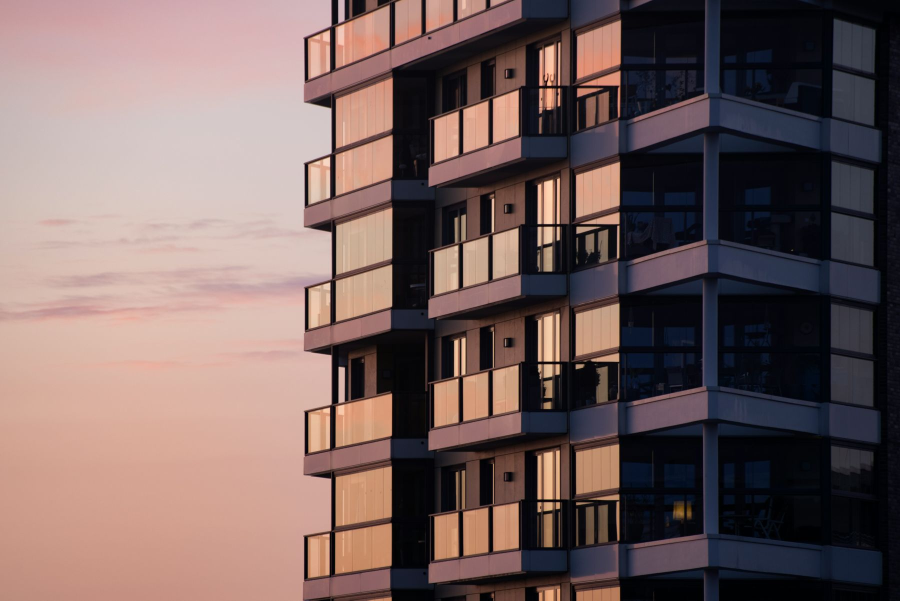
#> input picture backend/app/modules/creative/assets/photos/glass-dusk.jpg, 1800 x 1201 px (shown at 1/2 size)
$ python -i ranking.py   (imports and definitions only)   (older library calls are emulated)
#> lines starting #> are read from the running program, lines starting #| are printed output that depends on the picture; after the words box and inside, x2 and y2 are one past the last pixel; in counts of white or black regions, pixels touching at a corner belong together
### backend/app/modules/photoquality/analysis.py
"""Photo quality analysis with OpenCV/numpy only: exposure, blur, size, tilt, noise and 'mostly sky or floor'.

    q = analyze(img)            # img: BGR uint8 ndarray, a PIL image, or a path
    q["score"], q["issues"], q["tips"]

Everything is measured on a copy downscaled to ANALYSIS_SIDE so a phone photo takes a few tens of milliseconds on a CPU.
The result is advice for the agent; it never changes the photo.
"""
from __future__ import annotations

import math
from pathlib import Path
from typing import Any, Dict, List, Optional, Tuple, Union

import cv2
import numpy as np
from PIL import Image, ImageOps

ANALYSIS_SIDE = 640          # long side used for every measurement
SMALL_LONG_SIDE = 800        # below this the photo looks soft on a phone screen and in cards
SMALL_SHORT_SIDE = 500

DARK_MEAN, DARK_P90 = 80.0, 150.0
BRIGHT_MEAN, BRIGHT_CLIP = 195.0, 0.22
BLUR_VAR = 50.0              # Laplacian variance (at ANALYSIS_SIDE) below this is soft
TILT_MIN, TILT_MAX = 1.2, 12.0   # degrees; beyond TILT_MAX the lines are perspective, not a tilted phone
NOISE_SIGMA = 3.0            # flat-area noise estimate at 1:1 (reads ~2/3 of the true sigma) above this is grainy
FLAT_BAND = 0.55             # a top or bottom band this tall with almost no detail = mostly sky or floor

ISSUES = ("dark", "bright", "blurry", "small", "tilted", "noisy", "mostly_sky_or_floor")
TIPS = {
    "dark": "Take it again with the lights on, or by day near a window.",
    "bright": "Too bright: avoid pointing at a window or the sun.",
    "blurry": "Blurry: hold the phone still and tap to focus.",
    "small": "Small photo: send the original from the camera, not a forwarded copy.",
    "tilted": "Hold the phone straight so walls look upright.",
    "noisy": "Grainy: more light helps more than zoom.",
    "mostly_sky_or_floor": "Point the camera at the room, not the floor or the sky.",
}
PENALTY = {"dark": 26, "bright": 20, "blurry": 30, "small": 18, "tilted": 12, "noisy": 10, "mostly_sky_or_floor": 16}

ImageLike = Union[np.ndarray, Image.Image, str, Path]


def load_bgr(src: ImageLike) -> np.ndarray:
    """BGR uint8 array from an array, a PIL image or a file (EXIF orientation applied)."""
    if isinstance(src, np.ndarray):
        img = src
        if img.ndim == 2:
            img = cv2.cvtColor(img, cv2.COLOR_GRAY2BGR)
        elif img.shape[2] == 4:
            img = cv2.cvtColor(img, cv2.COLOR_BGRA2BGR)
        return np.ascontiguousarray(img.astype(np.uint8, copy=False))
    if isinstance(src, (str, Path)):
        with Image.open(src) as im:
            return load_bgr(ImageOps.exif_transpose(im))
    im = src.convert("RGB")
    return cv2.cvtColor(np.asarray(im), cv2.COLOR_RGB2BGR)


def downscale(img: np.ndarray, side: int = ANALYSIS_SIDE) -> np.ndarray:
    h, w = img.shape[:2]
    s = side / max(h, w)
    if s >= 1:
        return img
    return cv2.resize(img, (max(1, round(w * s)), max(1, round(h * s))), interpolation=cv2.INTER_AREA)


# ---- single measurements ----------------------------------------------------------------------------
def exposure(gray: np.ndarray) -> Dict[str, float]:
    g = gray.astype(np.float32)
    return {"mean": float(g.mean()), "p10": float(np.percentile(g, 10)), "p90": float(np.percentile(g, 90)),
            "clip_hi": float((gray >= 250).mean()), "clip_lo": float((gray <= 5).mean())}


def sharpness(gray: np.ndarray) -> float:
    """Variance of the Laplacian at ANALYSIS_SIDE. Sharp room photos measure 200-1300; a soft one is below ~50."""
    return float(cv2.Laplacian(gray, cv2.CV_32F, ksize=1).var())


def centre_crop_gray(img: np.ndarray, side: int = 900) -> np.ndarray:
    """A full-resolution centre crop (noise disappears when a photo is downscaled, so it is measured at 1:1)."""
    h, w = img.shape[:2]
    s = min(h, w, side)
    y, x = (h - s) // 2, (w - s) // 2
    return cv2.cvtColor(img[y:y + s, x:x + s], cv2.COLOR_BGR2GRAY)


def noise_sigma(gray: np.ndarray) -> float:
    """Immerkaer's fast noise estimate restricted to flat areas (low gradient), where texture cannot pass for grain."""
    g = gray.astype(np.float32)
    k = np.array([[1, -2, 1], [-2, 4, -2], [1, -2, 1]], np.float32)
    r = np.abs(cv2.filter2D(g, -1, k))[1:-1, 1:-1]
    gx = cv2.Sobel(g, cv2.CV_32F, 1, 0, ksize=3)
    gy = cv2.Sobel(g, cv2.CV_32F, 0, 1, ksize=3)
    mag = cv2.GaussianBlur(np.hypot(gx, gy), (0, 0), 2)[1:-1, 1:-1]
    flat = mag < np.percentile(mag, 30)
    # shadows clip to black, highlights to white: neither shows grain, so leave them out
    mid = (g[1:-1, 1:-1] > 12) & (g[1:-1, 1:-1] < 243)
    sel = r[flat & mid]
    if sel.size < 500:
        return 0.0
    return float(math.sqrt(math.pi / 2) * sel.mean() / 6.0)


def tilt_angle(gray: np.ndarray) -> Tuple[float, int]:
    """Roll of the camera in degrees (+ means the scene leans clockwise, so rotate counter-clockwise to fix) from the
    near-vertical lines (walls, door frames, window edges): length-weighted median. Returns (angle, line count)."""
    edges = cv2.Canny(cv2.GaussianBlur(gray, (3, 3), 0), 60, 160)
    h, w = gray.shape
    lines = cv2.HoughLinesP(edges, 1, np.pi / 360, threshold=40, minLineLength=max(30, int(0.12 * min(h, w))), maxLineGap=6)
    if lines is None:
        return 0.0, 0
    angs, wts, xs = [], [], []
    for x1, y1, x2, y2 in np.asarray(lines).reshape(-1, 4):
        dx, dy = float(x2 - x1), float(y2 - y1)
        length = math.hypot(dx, dy)
        if dy == 0:
            continue
        # deviation of the segment from vertical, in degrees, signed
        a = math.degrees(math.atan2(dx, dy))
        if a > 90:
            a -= 180
        elif a < -90:
            a += 180
        if abs(a) <= TILT_MAX:
            angs.append(a)
            wts.append(length)
            xs.append((x1 + x2) / 2)
    if len(angs) < 3:
        return 0.0, len(angs)
    whole = _wmedian(angs, wts)
    # Converging verticals (a tall building shot from below, a room shot looking down) lean in opposite directions on
    # the two sides of the frame: that is perspective, not a rolled phone. The roll is the mean of the two sides.
    left = [(a, wt) for a, wt, x in zip(angs, wts, xs) if x < w / 2]
    right = [(a, wt) for a, wt, x in zip(angs, wts, xs) if x >= w / 2]
    if len(left) >= 2 and len(right) >= 2:
        l, r = _wmedian(*zip(*left)), _wmedian(*zip(*right))
        if l * r < 0 and min(abs(l), abs(r)) >= 1.0:
            return (l + r) / 2, len(angs)
    return whole, len(angs)


def _wmedian(vals, wts) -> float:
    order = np.argsort(vals)
    a = np.asarray(vals, np.float64)[order]
    wt = np.asarray(wts, np.float64)[order]
    cum = np.cumsum(wt)
    return float(a[min(len(a) - 1, np.searchsorted(cum, cum[-1] / 2))])


def flat_bands(gray: np.ndarray) -> Tuple[float, float]:
    """Fraction of the height, from the top and from the bottom, made of rows with almost no detail (sky, bare floor)."""
    g = cv2.GaussianBlur(gray, (0, 0), 1.0).astype(np.float32)
    gy = np.abs(cv2.Sobel(g, cv2.CV_32F, 1, 1, ksize=3))
    rows = gy.mean(axis=1)
    std_rows = g.std(axis=1)
    flat = (rows < 2.0) & (std_rows < 14)
    n = len(flat)

    def run(seq) -> int:
        c = miss = 0
        for i, f in enumerate(seq):
            if f:
                c, miss = i + 1, 0
            else:
                miss += 1
                if miss > max(2, n // 40):
                    break
        return c

    return run(flat) / n, run(flat[::-1]) / n


# ---- the analysis -----------------------------------------------------------------------------------
def analyze(src: ImageLike, original_size: Optional[Tuple[int, int]] = None) -> Dict[str, Any]:
    """{score 0-100, issues [..], tips [..], metrics {..}, width, height}. `original_size` (w, h) overrides the size check
    when `src` is already a downscaled copy."""
    img = load_bgr(src)
    h0, w0 = img.shape[:2]
    w, h = original_size or (w0, h0)
    small = downscale(img)
    gray = cv2.cvtColor(small, cv2.COLOR_BGR2GRAY)
    exp = exposure(gray)
    sharp = sharpness(gray)
    noise = noise_sigma(centre_crop_gray(img))
    tilt, nlines = tilt_angle(gray)
    top, bottom = flat_bands(gray)

    issues: List[str] = []
    sev: Dict[str, float] = {}
    if exp["mean"] < DARK_MEAN and exp["p90"] < DARK_P90 + 40:
        issues.append("dark")
        sev["dark"] = min(1.0, (DARK_MEAN - exp["mean"]) / 50 + 0.4)
    elif exp["mean"] > BRIGHT_MEAN or exp["clip_hi"] > BRIGHT_CLIP:
        issues.append("bright")
        sev["bright"] = min(1.0, max((exp["mean"] - BRIGHT_MEAN) / 40, (exp["clip_hi"] - BRIGHT_CLIP) / 0.3) + 0.4)
    if sharp < BLUR_VAR:
        issues.append("blurry")
        sev["blurry"] = min(1.0, (BLUR_VAR - sharp) / BLUR_VAR + 0.3)
    if max(w, h) < SMALL_LONG_SIDE or min(w, h) < SMALL_SHORT_SIDE:
        issues.append("small")
        sev["small"] = 1.0 if max(w, h) < 480 else 0.6
    if TILT_MIN <= abs(tilt) <= TILT_MAX and nlines >= 4:
        issues.append("tilted")
        sev["tilted"] = min(1.0, abs(tilt) / 4)
    if noise > NOISE_SIGMA:
        issues.append("noisy")
        sev["noisy"] = min(1.0, (noise - NOISE_SIGMA) / 4 + 0.4)
    if max(top, bottom) >= FLAT_BAND:
        issues.append("mostly_sky_or_floor")
        sev["mostly_sky_or_floor"] = 1.0

    score = 100.0 - sum(PENALTY[i] * sev[i] for i in issues)
    score = int(round(max(0.0, min(100.0, score))))
    return {"score": score, "issues": issues, "tips": [TIPS[i] for i in issues][:3], "width": int(w), "height": int(h),
            "metrics": {"brightness": round(exp["mean"], 1), "p90": round(exp["p90"], 1), "clip_hi": round(exp["clip_hi"], 3),
                        "sharpness": round(sharp, 1), "noise": round(noise, 2), "tilt": round(tilt, 2), "tilt_lines": nlines,
                        "flat_top": round(top, 2), "flat_bottom": round(bottom, 2)}}


# [6 lines left out: function label, not called in this run]

### backend/app/modules/photoquality/ranking.py
"""Which listing photos to use, and in what order: pixel checks only (no AI, no paid service).

    rank_photos(paths, min_keep=2)   # duplicates dropped, weak photos dropped or moved back, the hero first
    pick_hero(paths)                 # the photo for the reel's first scene and the cover card

Rules, in order:
1. Near-identical photos (the same shot twice, a re-sent copy, a burst) form a duplicate group: a perceptual hash (dHash)
   within DUP_BITS bits AND a similar colour thumbnail. The best-scoring photo of a group is kept, at the place of the
   group's first photo.
2. A photo with a serious issue (SERIOUS: blurry, dark, mostly sky or floor, small) is left out. Weak photos and then
   duplicates come back, best first and at the end, only when fewer than `min_keep` photos would remain.
3. Otherwise the agent's upload order stands; the hero (pick_hero) moves to the front.

The paths passed in are the copies that will be shown (the enhanced one when the agent kept it on), so the scores are of
what the buyer sees. Each file is analysed once per content: results are cached by a hash of its bytes.
"""
from __future__ import annotations

import hashlib
import logging
from collections import OrderedDict
from pathlib import Path
from typing import Any, Dict, List, Optional, Sequence, Union

import cv2
import numpy as np

from .analysis import ImageLike, analyze, downscale, load_bgr

log = logging.getLogger(__name__)

SERIOUS = ("blurry", "dark", "mostly_sky_or_floor", "small")
HERO_SKIP = SERIOUS + ("bright",)
DUP_BITS = 6            # dHash bits (of 64) that may differ between two copies of the same shot
DUP_TONE = 24.0         # mean difference (0-255) of the 8x8 colour thumbnails above which two photos are not copies
HERO_BAND = 10          # scores in the same 10-point band count as equal for the hero, so the agent's order decides
CACHE_SIZE = 1024

PathLike = Union[str, Path]
_cache: "OrderedDict[str, Dict[str, Any]]" = OrderedDict()


def dhash(src: ImageLike) -> int:
    """64-bit difference hash: a 9x8 grey thumbnail, one bit per pair of neighbours (is the left one brighter)."""
    gray = cv2.cvtColor(downscale(load_bgr(src), 256), cv2.COLOR_BGR2GRAY)
    small = cv2.resize(gray, (9, 8), interpolation=cv2.INTER_AREA).astype(np.int16)
    bits = (small[:, :-1] > small[:, 1:]).flatten()
    return int(sum(1 << i for i, b in enumerate(bits) if b))


def hamming(a: int, b: int) -> int:
    return bin(a ^ b).count("1")


def _thumb(img: np.ndarray) -> np.ndarray:
    return cv2.resize(downscale(img, 256), (8, 8), interpolation=cv2.INTER_AREA).astype(np.float32)


def photo_facts(path: PathLike) -> Optional[Dict[str, Any]]:
    """{score, issues, width, height, dhash, thumb} for a photo file, or None when it cannot be read. Cached by content."""
    try:
        data = Path(path).read_bytes()
    except OSError:
        return None
    key = hashlib.sha1(data).hexdigest()
    if key in _cache:
        _cache.move_to_end(key)
        return _cache[key]
    try:
        img = load_bgr(Path(path))
#> in load_bgr, im is the input picture: PIL image 1800x1201 RGB; mean R, G, B 116.7, 96.5, 94.6
        q = analyze(img)
#> in analyze, `exp = exposure(gray)`: exp = {'mean': 102.4, 'p10': 6, 'p90': 198, 'clip_hi': 0, 'clip_lo': 0.0781}
#> in analyze, `sharp = sharpness(gray)`: sharp = 577.8
#> in noise_sigma, `gx = cv2.Sobel(g, cv2.CV_32F, 1, 0, ksize=3)`:
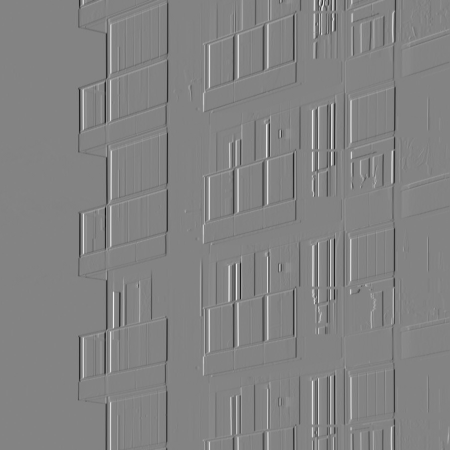
#> gx: shape (900, 900) float32 (shown at 1/2 size); min -739, max 696, mean -1.4; drawn with min black and max white
#> in noise_sigma, `mag = cv2.GaussianBlur(np.hypot(gx, gy), (0, 0), 2)[1:-1, 1:-1]`:
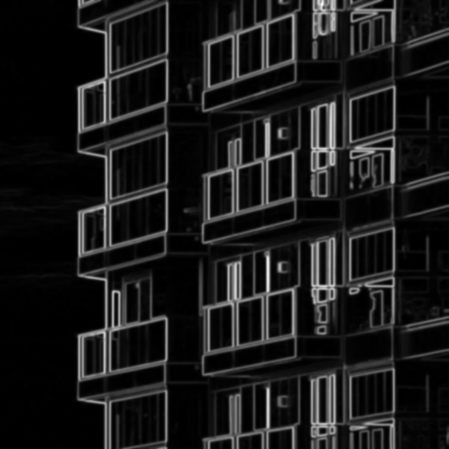
#> mag: shape (898, 898) float32 (shown at 1/2 size); min 0, max 398.4, mean 39.7; drawn with min black and max white
#> in noise_sigma, `flat = mag < np.percentile(mag, 30)`:
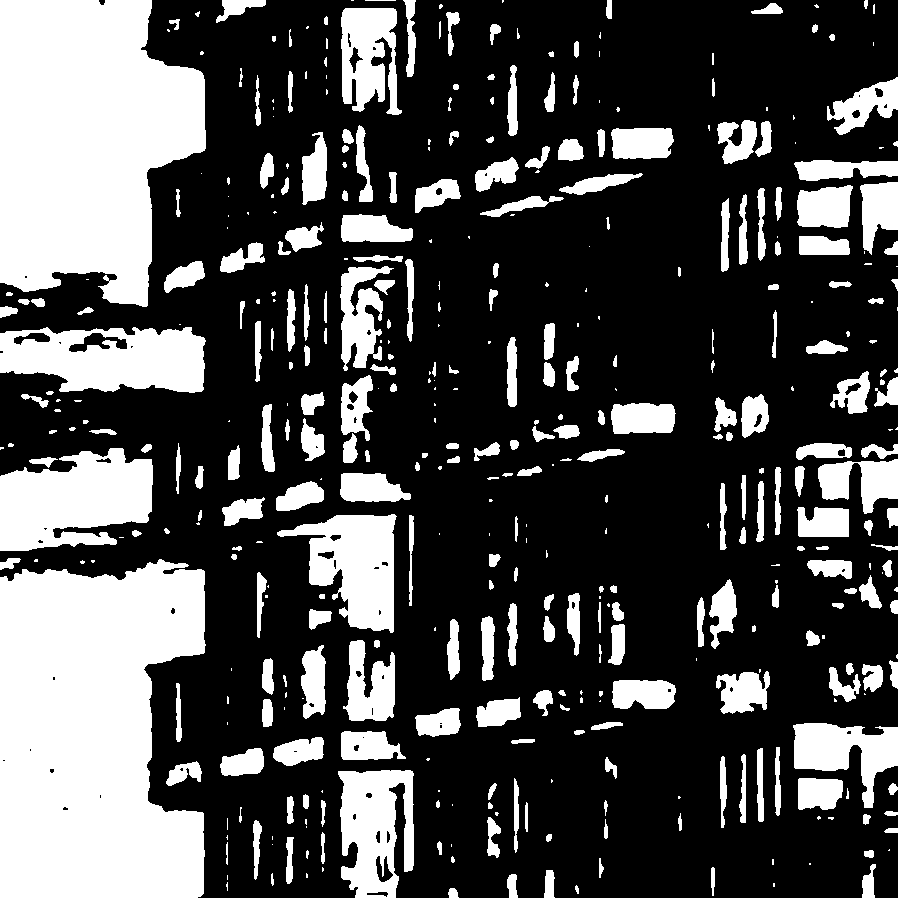
#> flat: shape (898, 898) bool; 30% white; 438 white regions (149 under 20 px), largest, box (x1, y1, x2, y2) and area: (0, 559, 206, 898) 58507, (0, 0, 206, 307) 48269, (0, 448, 153, 551) 11470
#> in noise_sigma, `mid = (g[1:-1, 1:-1] > 12) & (g[1:-1, 1:-1] < 243)`:
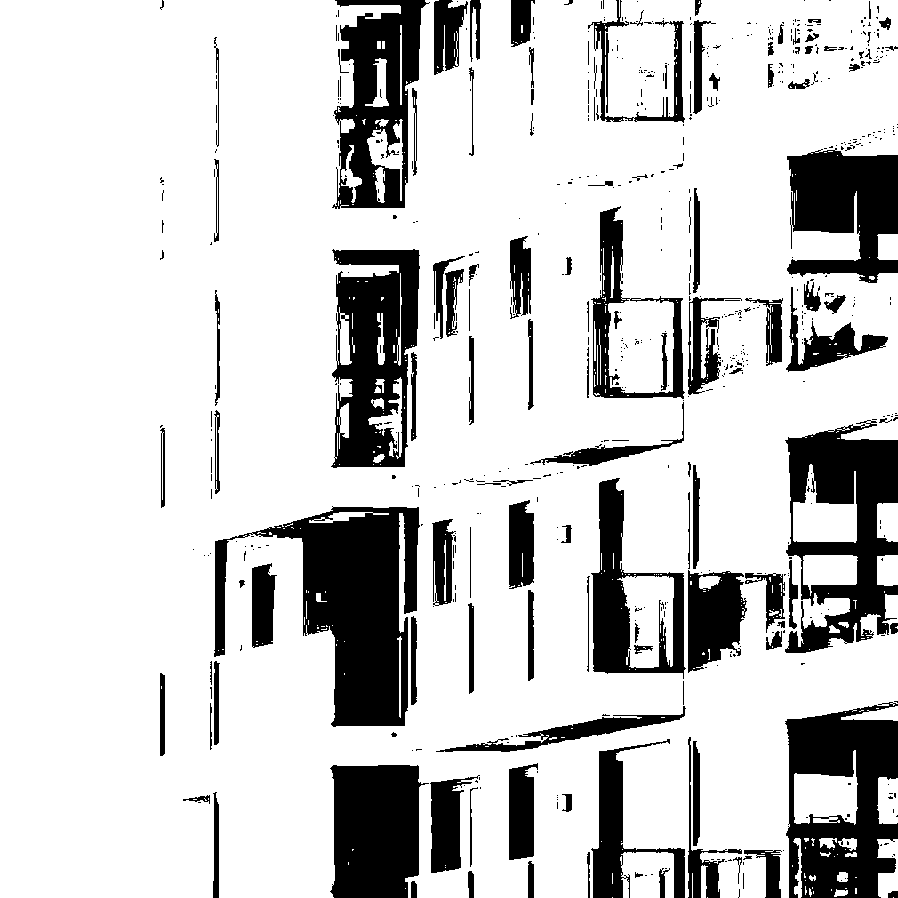
#> mid: shape (898, 898) bool; 80.1% white; 644 black regions (518 under 20 px), largest, box (x1, y1, x2, y2) and area: (214, 506, 420, 727) 21258, (785, 702, 898, 898) 14206, (785, 420, 898, 653) 13819
#> in analyze, `noise = noise_sigma(centre_crop_gray(img))`: noise = 0.0314
#> in tilt_angle, `edges = cv2.Canny(cv2.GaussianBlur(gray, (3, 3), 0), 60, 160)`:
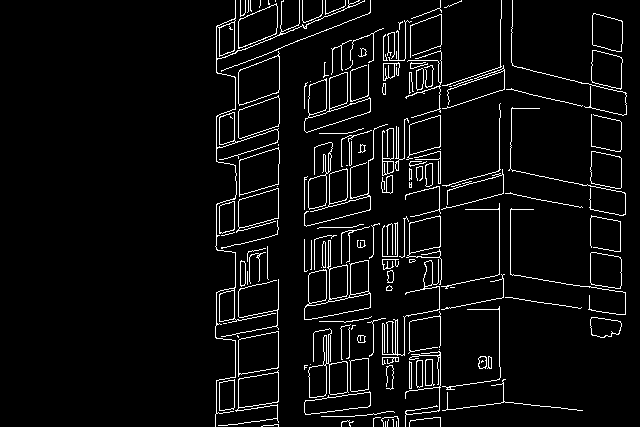
#> edges: shape (427, 640); 5.2% white in thin lines or dots, all inside (x1, y1, x2, y2) = (215, 0, 627, 427)
#> in tilt_angle, `lines = cv2.HoughLinesP(edges, 1, np.pi / 360, threshold=40, minLineLe..`: lines = 68 rows, first 6: [499, 366, 499, 306], [440, 183, 440, 108], [278, 218, 278, 164], [238, 410, 238, 333], [590, 209, 591, 107], [278, 401, 278, 328]
#> the loop in tilt_angle, `for x1, y1, x2, y2 in np.asarray(lines).reshape(-1, 4):` made 68 passes
#> (x1, y1, x2, y2, dx, dy, length, a) on passes 1 to 8: (499, 366, 499, 306, 0, -60, 60, 0), (440, 183, 440, 108, 0, -75, 75, 0), (278, 218, 278, 164, 0, -54, 54, 0), (238, 410, 238, 333, 0, -77, 77, 0), (590, 209, 591, 107, 1, -102, 102, -0.562), (278, 401, 278, 328, 0, -73, 73, 0), (409, 390, 409, 315, 0, -75, 75, 0), (326, 398, 326, 329, 0, -69, 69, 0)
#> after the loop in tilt_angle, `for x1, y1, x2, y2 in np.asarray(lines).reshape(-1, 4):`: angs = [0, 0, 0, 0, -0.562, 0, 0, 0, 0, 0, 0, 0, 0, 0, 0, 0, -0.881, 2.6, 0, 0, -0.988]; wts = [60, 75, 54, 77, 102, 73, 75, 69, 53, 53, 54, 76, 67, 69, 68, 56, 65.01, 66.07, 58, 55, 58.01]; xs = [499, 440, 278, 238, 590.5, 278, 409, 326, 500, 387, 350, 499, 392, 409, 440, 382, 510.5, 325.5, 383, 499, 511.5]
#> in _wmedian, `order = np.argsort(vals)`: order = 21 values, max 20 at index 0, min 0 at index 10, mean 10
#> in _wmedian, `a = np.asarray(vals, np.float64)[order]`: a = 21 values from -0.988 to 2.6
#> in _wmedian, `wt = np.asarray(wts, np.float64)[order]`: wt = 21 values, max 102 at index 2, min 53 at index 11, mean 65.86
#> in _wmedian, `cum = np.cumsum(wt)`: cum = 21 values from 58.01 to 1383.1
#> in tilt_angle, `whole = _wmedian(angs, wts)`: whole = 0
#> in tilt_angle, `left = [(a, wt) for a, wt, x in zip(angs, wts, xs) if x < w / 2]`: left = [(0, 54), (0, 77), (0, 73)]
#> in tilt_angle, `right = [(a, wt) for a, wt, x in zip(angs, wts, xs) if x >= w / 2]`: right = [(0, 60), (0, 75), (-0.562, 102), (0, 75), (0, 69), (0, 53), (0, 53), (0, 54), (0, 76), (0, 67), (0, 69), (0, 68), (0, 56), (-0.881, 65.01), (2.6, 66.07), (0, 58), (0, 55), (-0.988, 58.01)]
#> in tilt_angle, `l, r = _wmedian(*zip(*left)), _wmedian(*zip(*right))`: l = 0
#> in analyze, `tilt, nlines = tilt_angle(gray)`: nlines = 21
#> in flat_bands, `gy = np.abs(cv2.Sobel(g, cv2.CV_32F, 1, 1, ksize=3))`:
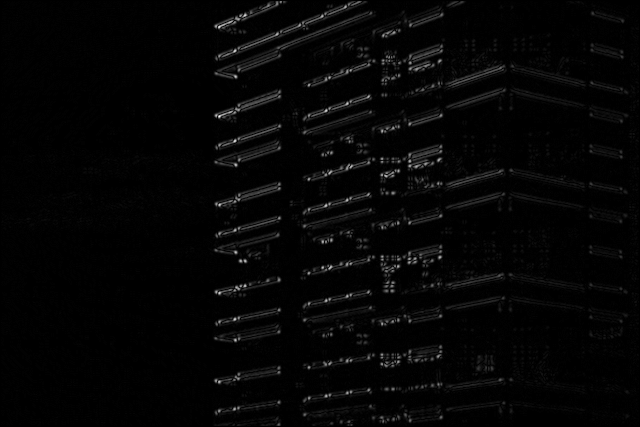
#> gy: shape (427, 640) float32; min 0, max 91, mean 1.9; drawn with min black and max white
#> in flat_bands, `rows = gy.mean(axis=1)`: rows = 427 values, max 3.47 at index 69, min 0 at index 0, mean 1.94
#> in flat_bands, `std_rows = g.std(axis=1)`: std_rows = 427 values, max 86.03 at index 116, min 58.91 at index 401, mean 76.56
#> in flat_bands, `n = len(flat)`: n = 427
#> the loop in run, `for i, f in enumerate(seq):` made 11 passes
#> the loop in run (call 2), `for i, f in enumerate(seq):` made 11 passes
#> in analyze, `top, bottom = flat_bands(gray)`: top = 0
#> q = 6 items
        facts = {"score": q["score"], "issues": list(q["issues"]), "width": q["width"], "height": q["height"],
                 "dhash": dhash(img), "thumb": _thumb(img)}
#> in dhash, `gray = cv2.cvtColor(downscale(load_bgr(src), 256), cv2.COLOR_BGR2GRAY)`:
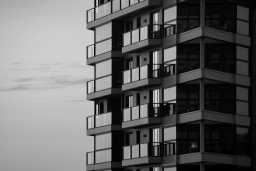
#> gray: shape (171, 256); min 0, max 221, mean 102.4
    except Exception:
        log.info("photoquality: could not rank %s", Path(path).name, exc_info=True)
        return None
    _cache[key] = facts
    while len(_cache) > CACHE_SIZE:
        _cache.popitem(last=False)
#> this loop made 0 passes
    return facts


# [4 lines left out: function is_duplicate, not called in this run]


def _facts(paths: Sequence[PathLike]) -> List[Optional[Dict[str, Any]]]:
    return [photo_facts(p) for p in paths]


# [12 lines left out: function _groups, not called in this run]


def _score(f: Optional[Dict[str, Any]]) -> int:
    return f["score"] if f else 0


def _weak(f: Optional[Dict[str, Any]]) -> bool:
    return f is None or any(i in SERIOUS for i in f["issues"])


def duplicate_groups(paths: Sequence[PathLike]) -> List[List[Path]]:
    """The photos grouped by near-identical shots, in the agent's order; within a group the one to keep comes first."""
    return [[Path(paths[i]) for i in g] for g in _groups(_facts(paths))]


# [34 lines left out: functions _hero, pick_hero, rank_photos, not called in this run]

>>> result = photo_facts('../creative/assets/photos/glass-dusk.jpg')
#> result = 6 items
